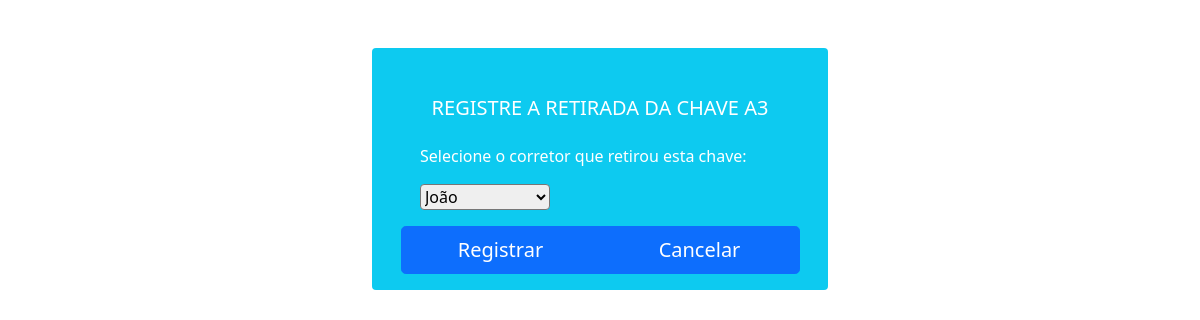
The app's page /usuarios/retirada/6/ (signed in), older data.
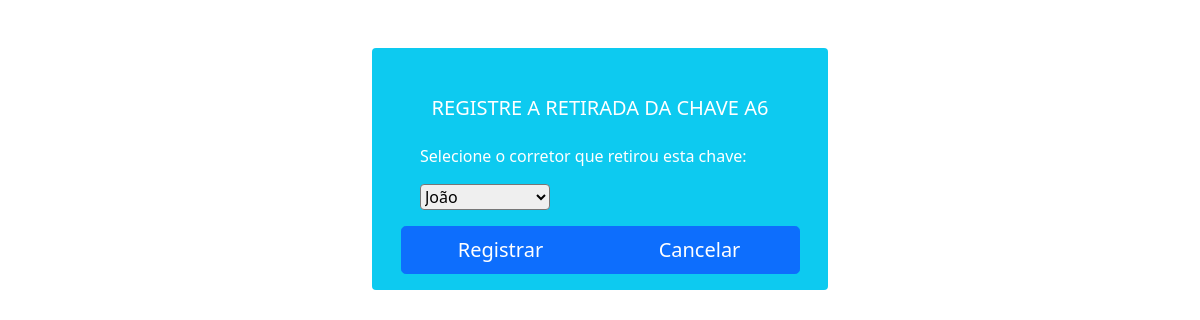
The same page, newer data.
### chaves/models.py (models this page shows, shortened)
class Chave(models.Model):
    usuario = models.ForeignKey(User, on_delete=models.CASCADE)
    corretor = models.ForeignKey(Corretor, on_delete=models.SET_NULL, null=True, default='Imobiliária')
    setor_atribuido = models.ForeignKey(Setor, on_delete=models.SET_NULL, null=True, default='Administrativo')
    codigo = models.CharField(max_length=3)
    codigo_imovel_crm = models.CharField(max_length=30, null=True)
    horario = models.DateTimeField(auto_now_add=True)
    class Meta:
        db_table = 'tb_chaves'

### usuarios/views.py (the view)
# urls.py: path('retirada/<int:chave_id>/', views.registrar_retirada, name='registrar_retirada')
def registrar_retirada(request, chave_id):
    if request.method == 'GET':
        chave = get_object_or_404(Chave, pk=chave_id)
        setores_cadastrados = request.user.setor_set.all()
        corretores_cadastrados = request.user.corretor_set.all()
        context = {
            'chave': chave,
            'setores_cadastrados': setores_cadastrados,
            'corretores_cadastrados': corretores_cadastrados
        }
        return render(request, 'retirada/registrar_retirada.html', context=context)
    elif request.method == 'POST':
        form_id_corretores = request.POST['menuCorretoresRetirada']
        horario_atualizado = datetime.datetime.now()
        chaves_retirada = Chave.objects.filter(pk=chave_id).update(corretor=form_id_corretores, horario=horario_atualizado)
        return render(request, 'retirada/sucesso_retirada.html')

### usuarios/templates/retirada/registrar_retirada.html (shortened to what this page needs)
{% extends 'base.html' %}
{% block content %}
    <div class="container mt-5" style="max-width: 480px">
            <div class="rounded bg-info text-white">
                <div class="row mt-3">
                    <div class="col align-self-center text-center mt-5 mb-3">
                        <h5>REGISTRE A RETIRADA DA CHAVE {{ chave.codigo }}</h5>
                    </div>
                </div>
                <form action="" method="POST">
                    <div class="row">
                        <div class="col d-flex justify-content-left ms-5">
                            <p>Selecione o corretor que retirou esta chave:</p>
                        </div>
                    </div>
                    <div class="row">
                        <div class="col d-flex justify-content-left ms-5 mb-3">
                            <select class="rounded" name="menuCorretoresRetirada" id="menuCorretoresRetirada" style="width: 130px">
                                {% for corretor in corretores_cadastrados %}
                                    <option value="{{ corretor.id }}">
                                        {{ corretor.nome }}
                                    </option>
                                {% endfor %}
                            </select>
                        </div>
                    </div>
                    <div class="row">
                        <div class="col align-self-center text-center">
                            <div class="btn-group btn-group-lg mb-3">
                                <button class="btn btn-primary" type="submit" style="width: 200px">Registrar</button>
                                <a href="{% url 'chaves:index_chaves' %}" class="btn btn-primary" style="width: 200px">Cancelar</a>
                            </div>
                        </div>
                    </div>
                </form>
            </div>
    </div>
{% endblock %}

Row changes from the older to the newer data that the page shows:
changed Chave: codigo "A3" → "A6"
